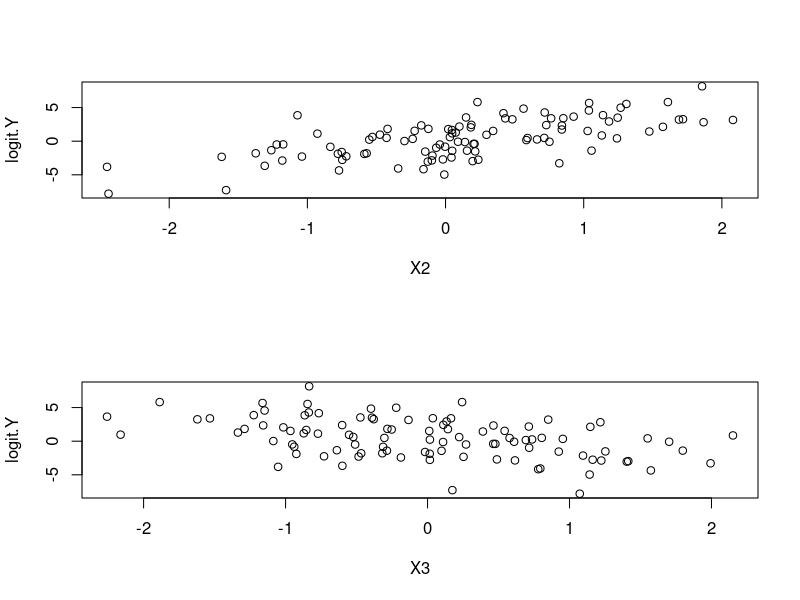
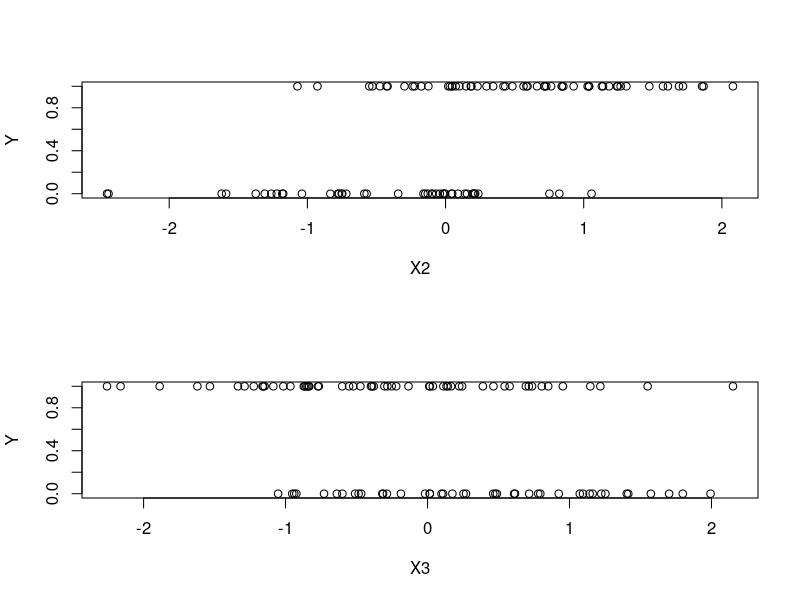
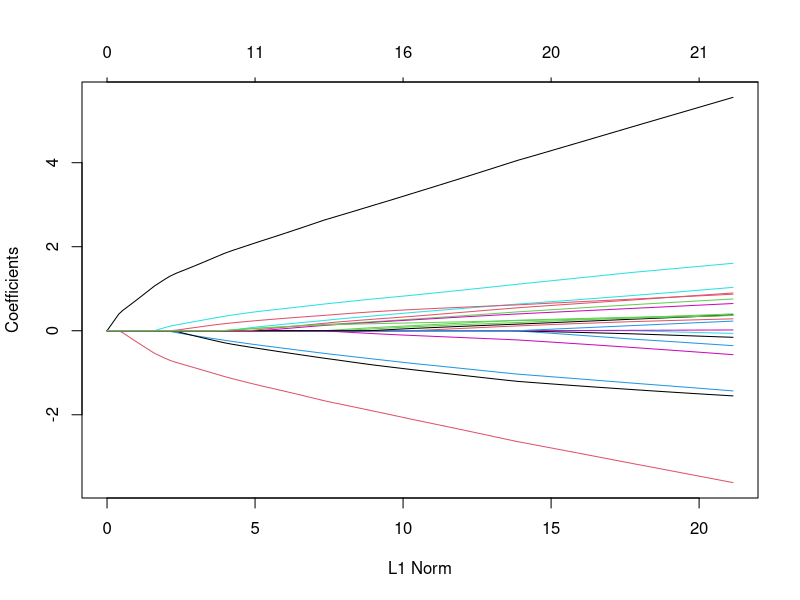
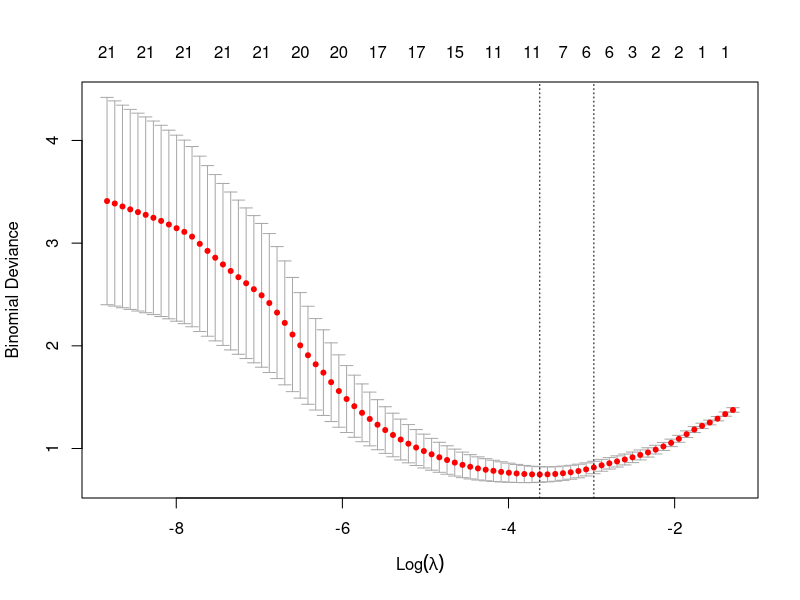

The R source for these figures, in order:
############# LASSO PRESENTATION EXAMPLES
############# MATH 490
############# Mirai Furukawa, Scott Thomas, Peter Varshavsky
############# Code by Peter Varshavsky
############# Using examples from the glmnet vignette

#############
# For more information on glmnet package, visit the vignette at http://www.stanford.edu/~hastie/glmnet/glmnet_alpha.html
# Examples in the presentation are borrowed from:
#     An Introduction to Statistical Learning by Gareth James, Daniela Witten, Trevor Hastie, Robert Tibshirani
#     Machine Learning class by Professor Andrew Ng available for free at https://www.coursera.org/course/ml
#
# In this demonstration we generate
#     p = p.signal + p.noise independent N(0, 1) variables
#     y is then generated as a logit of a linear combination of signal variables
#       with 0.5 cutoff. That is if Y = 1 if logit(Y) >= 0.5 and Y = 0 otherwise
#     
# noise variables are present to show how lasso performs variable selection
# because the variables are generated randomly, some noise variables may
# actually exhibit high correlation with Y. In that case they may be kept by the
# lasso package, even though we know that the relationship is completely spurious
# since, unlike in real world, in simulations we know the true model
# 
# Although variables are pseudo random, the program generates the same values every time it runs
# To try the program with other random values, change the seed, or just comment out the seed line
#
#
#############

### Loading Packages
#install.packages("glmnet", repos = "http://cran.us.r-project.org")
library(glmnet)


### Generating meaningful predictors

N = 100 # number of observations
p.signal = 2 # number of signal predictors. If you change this parameter, you need to change the length of the beta vector in the GENERATING COEFFICIENTS section
p.noise = 18 # number of noise predictors
p = p.signal + p.noise

df = data.frame(matrix(nrow = N, ncol = p + 2)) # initialize the data frame to dimensions p + 1, N

set.seed(4321) # setting the seed for reproducibility
for (i in seq(p.signal)){ #this loop generates the variables that will be used to model Y
  df[[i + 1]] = rnorm(N, 0, 1)
}
head(df)

### Generating noise predictors
for (i in seq(p.signal+2, p.signal + p.noise + 2)){ # this loop generates variables that will not be used in modeling Y (noise variables)
  df[[i]] = rnorm(N, 0, 1)
}

colnames(df)[1] = "Y" # response variable will be in the first column of df

### Generating coefficients
beta = c(2,-1.5) # beta should be the same length as p.signal
beta.matrix = t(replicate(N, beta))

### Building the dependent variable
# with error terms
logit.Y = rowSums(beta.matrix * as.matrix(df[2:(1+p.signal)]) + rnorm(N, 0, 1))
Y = as.numeric(logit.Y > 0)
df[[1]] = Y

### Visualizing the relationship between predictors and logit(Y)
head(df)
par(mfrow = c(2,1))
for (i in 2:3){
  plot(df[[i]], logit.Y, xlab = paste("X", as.character(i), sep = "")) 
}

### Visualizing the relationship between predictors and Y
par(mfrow = c(2,1))
for (i in 2:3){
  plot(df[[i]], df$Y, xlab = paste("X", as.character(i), sep = ""), ylab = "Y")  
}

### Fitting a logistic model without lasso
mod1 = glm(Y ~ X2 + X3 + X4 + X5 + X6 + X7 + X8 + X9 + X10 + X11 + X12 + X13 + X14, family = binomial(link = "logit"), data = df)
summary(mod1)


### Fitting lasso

# Transforming data to matrix and vector form
# according to the vignette http://www.stanford.edu/~hastie/glmnet/glmnet_alpha.html
# glmnet wants the predictors to be in a matrix and the outcomes as a vector
x = as.matrix(df[2:(p + 2)]) # predictors
y = as.numeric(df[[1]])

# fitting lasso regression
mod.lasso = glmnet(x, y, family = "binomial")
par(mfrow = c(1,1)) # one row one column plot layout
plot(mod.lasso) # plots graph of coefficients as a function of L1 norm
coef(mod.lasso, 0.09)
cv.mod = cv.glmnet(x, y, family = "binomial")
plot(cv.mod)
cv.mod$lambda.1se
coef(cv.mod, s = "lambda.1se")
coef(cv.mod, s = "lambda.min")
cor(logit.Y, x)
